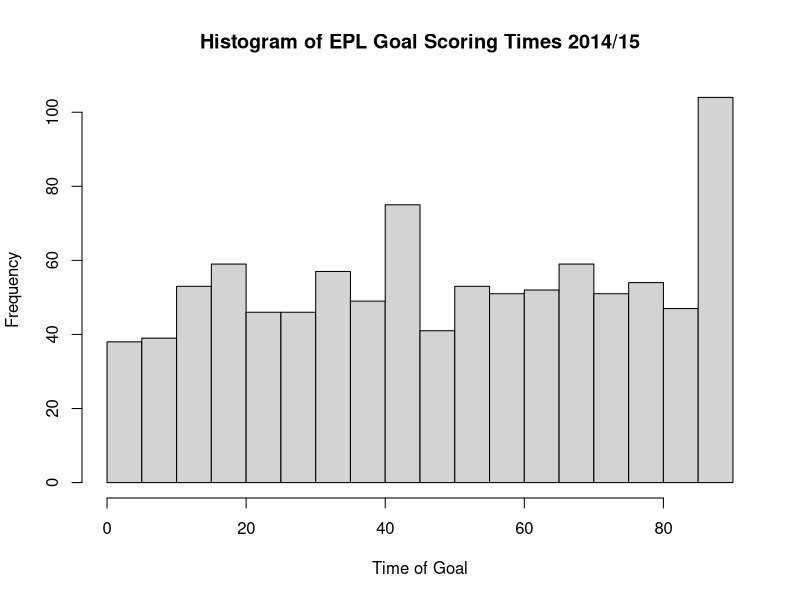

Recreate this plot in R.
library(ggplot2)

#Load data
dat <- read.csv("Goal_Scoring_Times_Clean.csv", header=T)
str(dat)

#Convert goal times with stoppage times (45 + 1 becomes 45, etc.)
Time.of.Goal.ns <- vector(length=length(dat$Time.of.Goal))
for(i in 1:length(dat$Time.of.Goal))
{
	Time.of.Goal.ns[i] <- as.numeric(substr(dat$Time.of.Goal[i],1,2))
}

dat <- cbind(dat,Time.of.Goal.ns)

hist(dat$Time.of.Goal.ns, breaks=20, main="Histogram of EPL Goal Scoring Times 2014/15", xlab="Time of Goal")
table(dat$Time.of.Goal.ns)


table(dat$Team.Scored)
